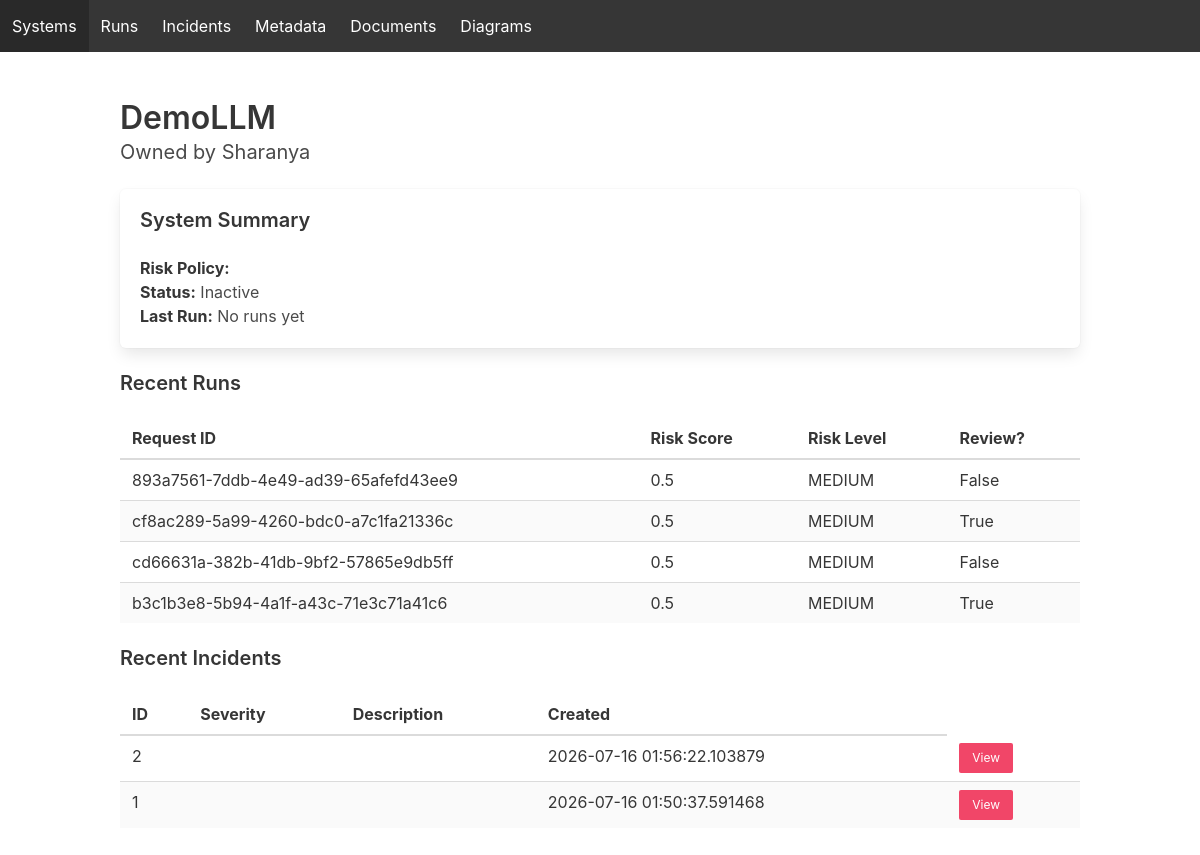
Page /dashboard/systems/1 on the committed database.
### models.py (models this page shows)
class AiSystem(Base):
    __tablename__ = "ai_systems"
    id = Column(Integer, primary_key=True)
    name = Column(String(255), unique=True, nullable=False)
    owner = Column(String(255), nullable=False)
    description = Column(Text)
    risk_level = Column(String(32), default=RiskLevel.MEDIUM.value)
    status = Column(String(32), default="APPROVED")
    created_at = Column(DateTime, default=datetime.utcnow)
    runs = relationship("ModelRun", back_populates="system")

class ModelRun(Base):
    __tablename__ = "model_runs"
    id = Column(Integer, primary_key=True)
    system_id = Column(Integer, ForeignKey("ai_systems.id"), nullable=False)
    request_id = Column(String(64), unique=True, nullable=False)
    input_payload = Column(JSON, nullable=False)
    output_payload = Column(JSON)
    risk_score = Column(Float)
    risk_level = Column(String(32))
    safety_flags = Column(JSON)
    requires_review = Column(Boolean, default=False)
    created_at = Column(DateTime, default=datetime.utcnow)
    system = relationship("AiSystem", back_populates="runs")
    incident = relationship(
        "Incident",
        back_populates="run",
        foreign_keys="Incident.run_id",
        uselist=False,
    )

class Incident(Base):
    __tablename__ = "incidents"
    id = Column(Integer, primary_key=True)
    run_id = Column(Integer, ForeignKey("model_runs.id"), nullable=False)
    type = Column(String(64))
    status = Column(String(32), default="OPEN")
    reviewer = Column(String(255))
    notes = Column(Text)
    created_at = Column(DateTime, default=datetime.utcnow)
    updated_at = Column(DateTime, default=datetime.utcnow)
    run = relationship(
        "ModelRun",
        back_populates="incident",
        foreign_keys=[run_id],
    )

### dashboard/dashboard_api.py (the view)
@dashboard.get("/systems/{system_id}")
def system_detail(system_id: int, request: Request, session: Session = Depends(get_session)):
    system = session.query(AiSystem).filter_by(id=system_id).first()
    if not system:
        return templates.TemplateResponse(
            request,
            "not_found.html",
            {},
        )
    runs = (
        session.query(ModelRun)
        .filter_by(system_id=system.id)
        .order_by(ModelRun.created_at.desc())
        .limit(20)
        .all()
    )
    incidents = (
        session.query(Incident)
        .join(ModelRun)
        .filter(ModelRun.system_id == system.id)
        .order_by(Incident.created_at.desc())
        .limit(20)
        .all()
    )
    return templates.TemplateResponse(
        request,
        "system_detail.html",
        {
            "system": system,
            "runs": runs,
            "incidents": incidents,
            "active_page": "systems",
        },
    )

### dashboard/templates/system_detail.html
{% extends "base.html" %}
{% block content %}
<h1 class="title">{{ system.name }}</h1>
<p class="subtitle">Owned by {{ system.owner }}</p>
<div class="box">
<h2 class="title is-5">System Summary</h2>
<p><strong>Risk Policy:</strong> {{ system.risk_policy }}</p>
<p><strong>Status:</strong> {{ "Active" if system.active else "Inactive" }}</p>
<p><strong>Last Run:</strong> {{ system.last_run_at or "No runs yet" }}</p>
</div>
<h2 class="title is-5">Recent Runs</h2>
<table class="table is-fullwidth is-striped">
<thead>
<tr>
<th>Request ID</th>
<th>Risk Score</th>
<th>Risk Level</th>
<th>Review?</th>
</tr>
</thead>
<tbody>
{% for r in runs %}
<tr>
<td>{{ r.request_id }}</td>
<td>{{ r.risk_score }}</td>
<td>{{ r.risk_level }}</td>
<td>{{ r.requires_review }}</td>
</tr>
{% endfor %}
</tbody>
</table>
<h2 class="title is-5">Recent Incidents</h2>
<table class="table is-fullwidth is-striped">
<thead>
<tr>
<th>ID</th>
<th>Severity</th>
<th>Description</th>
<th>Created</th>
</tr>
</thead>
<tbody>
{% for i in incidents %}
<tr>
<td>{{ i.id }}</td>
<td>{{ i.severity }}</td>
<td>{{ i.description }}</td>
<td>{{ i.created_at }}</td>
<td>
<a class="button is-small is-danger" href="/incidents/{{ i.id }}">
View
</a>
</td>
</tr>
{% endfor %}
</tbody>
</table>
{% endblock %}

### rows in the picture
AiSystem: name "DemoLLM", owner "Sharanya"
ModelRun: request_id "893a7561-7ddb-4e49-ad39-65afefd43ee9", risk_score "0.5", risk_level "MEDIUM", requires_review "False"
ModelRun: request_id "cf8ac289-5a99-4260-bdc0-a7c1fa21336c", risk_score "0.5", risk_level "MEDIUM", requires_review "True"
ModelRun: request_id "cd66631a-382b-41db-9bf2-57865e9db5ff", risk_score "0.5", risk_level "MEDIUM", requires_review "False"
ModelRun: request_id "b3c1b3e8-5b94-4a1f-a43c-71e3c71a41c6", risk_score "0.5", risk_level "MEDIUM", requires_review "True"
Incident: id "2", created_at "2026-07-16 01:56:22.103879"
Incident: id "1", created_at "2026-07-16 01:50:37.591468"

### other values in the picture
{{ "Active" if system.active else "Inactive" }} "Inactive"
{{ system.last_run_at or "No runs yet" }} "No runs yet"
